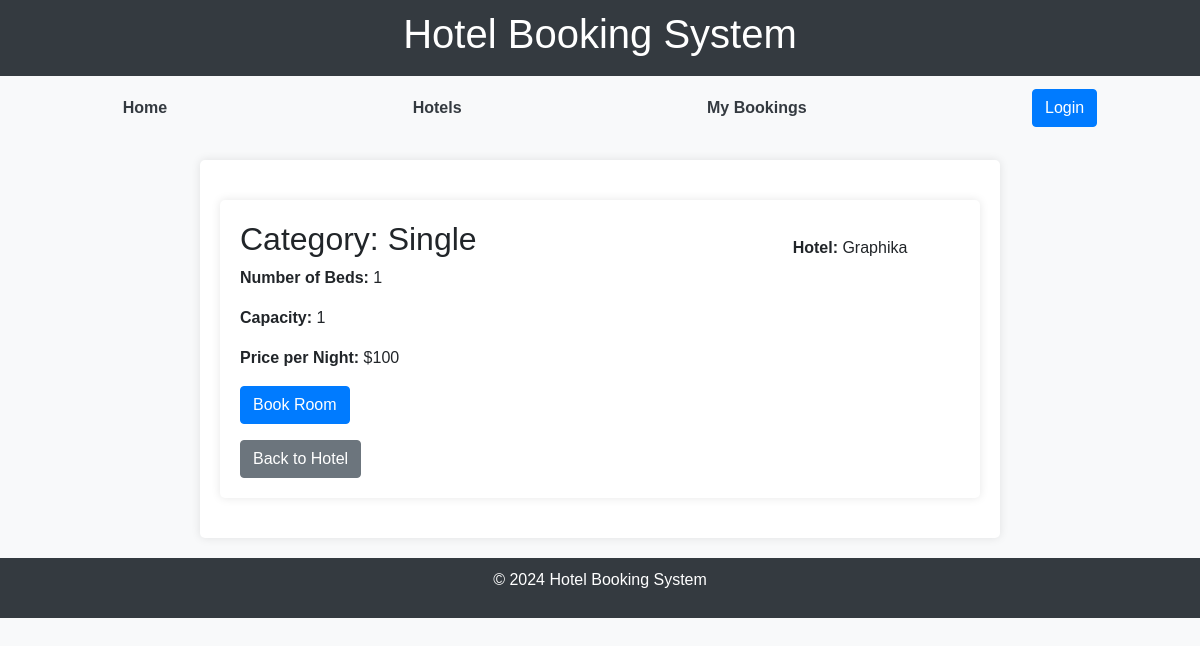
Page /hotel/5/ on the committed database.
### rooms/models.py (models this page shows, shortened)
class Room(models.Model):
    room_category = (
        ('Single' , 'Single room'),
        ('Standard double','Standard double room'),
        ('Deluxe double','Deluxe double room'),
        ('Studio','Studio room or apartment'),
        ('Suite','Junior suite'),
        ('Presidential suite','Presidential suite')
    )
    number = models.IntegerField()
    category = models.CharField(max_length=24, choices=room_category)
    beds = models.IntegerField()
    price = models.PositiveIntegerField()
    capacity = models.IntegerField()
    hotel = models.ForeignKey(Hotel, on_delete=models.CASCADE)

class Hotel(models.Model):
    city = models.CharField(default=None, max_length=64)
    name = models.CharField(default=None, max_length=64)
    address = models.CharField(default=None, max_length=64)
    overview = models.CharField(default=None, max_length=64)
    rating = models.IntegerField(validators=[MinValueValidator(0), MaxValueValidator(10)])

### rooms/views.py (the view)
# urls.py: path('hotel/<int:pk>/', views.RoomDetailsView.as_view(), name = 'room_detail'),
class RoomDetailsView(DetailView):
    model = Room
    template_name = 'rooms/room_detail.html'
    context_object_name = 'room'

### rooms/templates/rooms/room_detail.html
{% extends 'base.html' %}
{% block content %}
    <div class="container">
        <div class="row">
            <div class="col-md-8">
                <h2>Category: {{ room.category }}</h2>
                <p><strong>Number of Beds:</strong> {{ room.beds }}</p>
                <p><strong>Capacity:</strong> {{ room.capacity }}</p>
                <p><strong>Price per Night:</strong> ${{ room.price }}</p>
                <p><a href="{% url 'bookingview' room.pk %}" class="btn btn-primary">Book Room</a></p>
                <a href="{% url 'hotel_detail' room.hotel.pk %}" class="btn btn-secondary">Back to Hotel</a>
            </div>
            <div class="col-md-4 text-center">
                <p class="mt-3"><strong>Hotel:</strong> {{ room.hotel.name }}</p>
            </div>
        </div>
    </div>
{% endblock %}

### rooms/templates/base.html (style rules this page uses)
body { font-family: Arial, sans-serif; background-color: #f8f9fa; margin: 0; padding: 0; }
.container { max-width: 800px; margin: 20px auto; background-color: white; padding: 20px; border-radius: 5px; box-shadow: 0 0 10px rgba(0,0,0,0.1); }

### rows in the picture
Room: category "Single", beds "1", capacity "1", price "100", hotel.name "Graphika"
